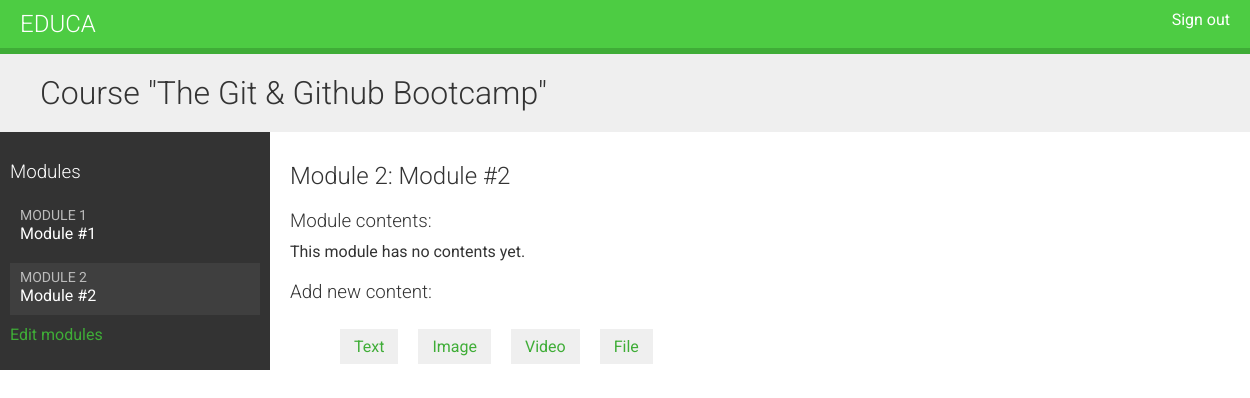
/course/module/5/ (signed in), run on an earlier commit of the app's database.
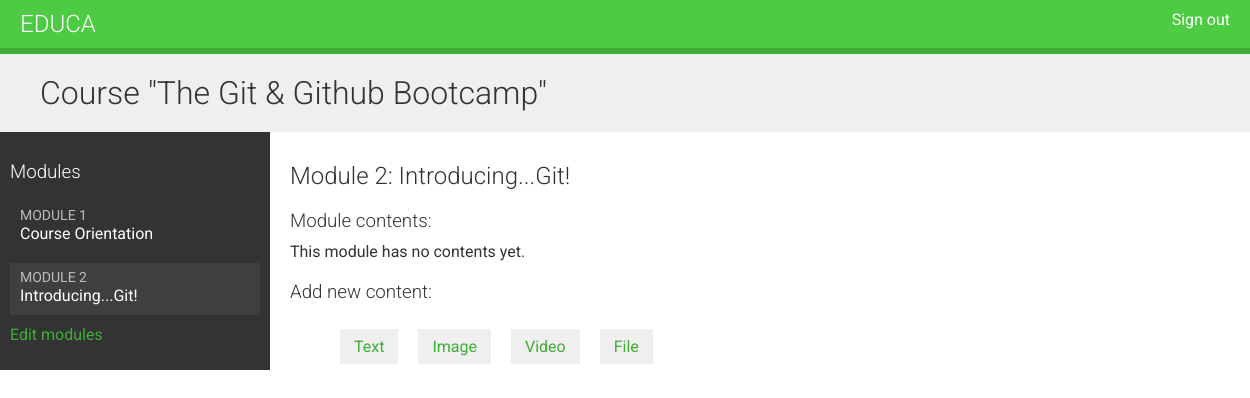
And on a later commit of the database.
### courses/models.py (models this page shows, shortened)
class Module(models.Model):
    course = models.ForeignKey(Course, related_name='modules', on_delete=models.CASCADE)
    title = models.CharField(max_length=200)
    description = models.TextField(blank=True)
    order = OrderField(blank=True, for_fields=['course'])
    class Meta:
        ordering = ['order']

### courses/views.py (the view)
# urls.py: path('module/<int:module_id>/', views.ModuleContentListView.as_view(), name='module_content_list'),
class ModuleContentListView(TemplateResponseMixin, View):
    template_name = 'courses/manage/module/content_list.html'
    def get(self, request, module_id):
        module = get_object_or_404(Module, id=module_id, course__owner=request.user)
        return self.render_to_response({'module': module})

### courses/templates/courses/manage/module/content_list.html (shortened to what this page needs)
{% extends "base.html" %}
{% load course %}
{% block content %}
{% with course=module.course %}
  <h1>Course "{{ course.title }}"</h1>
  <div class="contents">
    <h3>Modules</h3>
    <ul id="modules">
      {% for m in course.modules.all %}
        <li data-id="{{ m.id }}" {% if m == module %}class="selected"{% endif %}>
          <a href="{% url "module_content_list" m.id %}">
            <span>
              Module <span class="order">{{ m.order|add:1 }}</span>
            </span>
            <br>
            {{ m.title }}
          </a>
        </li>
      {% empty %}
        <li>No modules yet.</li>
      {% endfor %}
    </ul>
    <p><a href="{% url "course_module_update" course.id %}">
    Edit modules</a></p>
  </div>
  <div class="module">
    <h2>Module {{ module.order|add:1 }}: {{ module.title }}</h2>
    <h3>Module contents:</h3>
    <div id="module-contents">
      {% for content in module.contents.all %}
        <div data-id="{{ content.id }}">
          {% with item=content.item %}
            <p>{{ item }} ({{ item|model_name }})</p>
            <a href="{% url "module_content_update" module.id item|model_name item.id %}">
              Edit
            </a>
            <form action="{% url "module_content_delete" content.id %}" method="post">
              <input type="submit" value="Delete">
              {% csrf_token %}
            </form>
            {% endwith %}
        </div>
      {% empty %}
        <p>This module has no contents yet.</p>
      {% endfor %}
    </div>
    <h3>Add new content:</h3>
    <ul class="content-types">
      <li>
        <a href="{% url "module_content_create" module.id "text" %}">Text</a>
      </li>
      <li>
        <a href="{% url "module_content_create" module.id "image" %}">Image</a>
      </li>
      <li>
        <a href="{% url "module_content_create" module.id "video" %}">Video</a>
      </li>
      <li>
        <a href="{% url "module_content_create" module.id "file" %}">File</a>
      </li>
    </ul>
  </div>
{% endwith %}
{% endblock %}

What changed in the data, as far as the page shows it:
changed Module: title "Module #1" → "Course Orientation"
changed Module: title "Module #2" → "Introducing...Git!"
